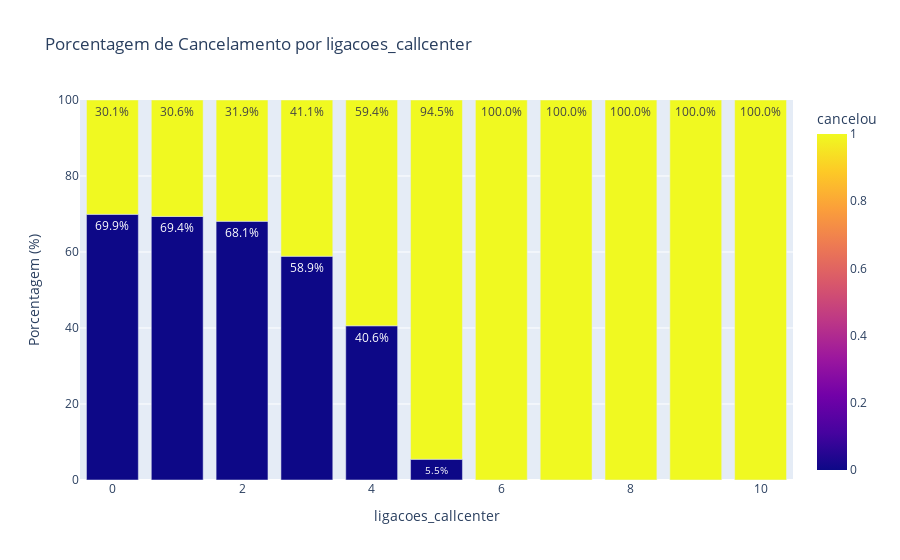
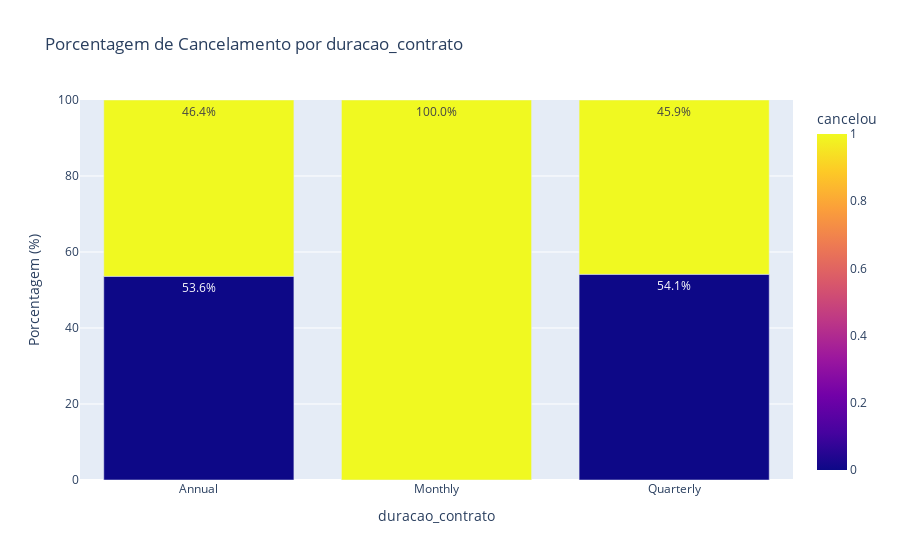
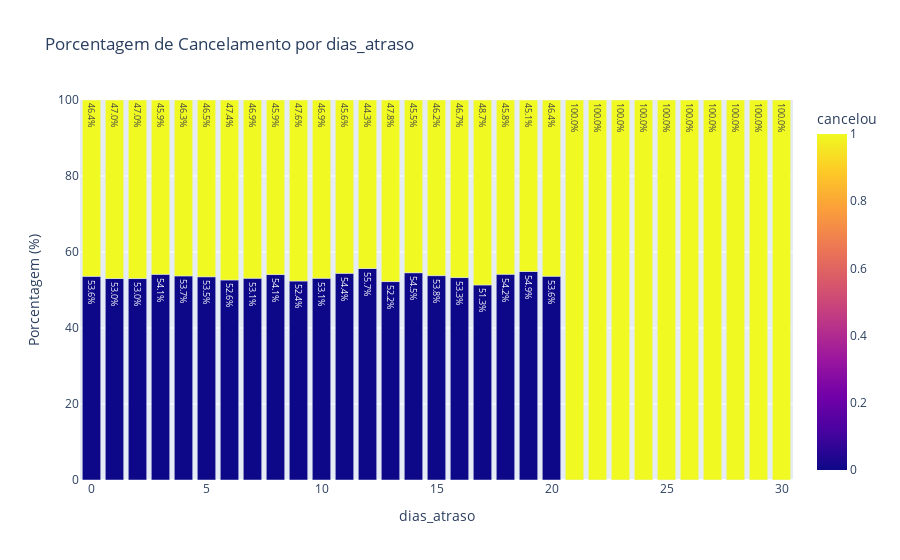

Here is the notebook cell these charts were saved with, in order:
### Code cell
for coluna in colunas_criticas:
    
    # Criamos uma tabela de frequências (Crosstab)
    df_temp = data.groupby([coluna, 'cancelou']).size().reset_index(name='contagem')
    
    # Calculamos a porcentagem dentro de cada grupo da coluna
    df_temp['porcentagem'] = df_temp.groupby(coluna)['contagem'].transform(lambda x: (x / x.sum()) * 100)

    fig = px.bar(
        df_temp, 
        x=coluna, 
        y='porcentagem', 
        color='cancelou',
        title=f'Porcentagem de Cancelamento por {coluna}',
        text=df_temp['porcentagem'].apply(lambda x: f'{x:.1f}%'),
        barmode='stack',
        color_discrete_map={0: 'blue', 1: 'red'}
    )
    
    fig.update_layout(yaxis_range=[0, 100], yaxis_title="Porcentagem (%)")
    fig.show()

### Figure 1 — Plotly figure (JSON) as saved in the notebook; plotly's stock layout.template omitted (floating-point values rounded to 4 significant figures)
{"data": [{"hovertemplate": "ligacoes_callcenter=%{x}<br>porcentagem=%{y}<br>text=%{text}<br>cancelou=%{marker.color}<extra></extra>", "legendgroup": "", "marker": {"color": [0.0, 1.0, 0.0, 1.0, 0.0, 1.0, 0.0, 1.0, 0.0, 1.0, 0.0, 1.0, 1.0, 1.0, 1.0, 1.0, 1.0], "coloraxis": "coloraxis", "pattern": {"shape": ""}}, "name": "", "orientation": "v", "showlegend": false, "text": ["69.9%", "30.1%", "69.4%", "30.6%", "68.1%", "31.9%", "58.9%", "41.1%", "40.6%", "59.4%", "5.5%", "94.5%", "100.0%", "100.0%", "100.0%", "100.0%", "100.0%"], "textposition": "auto", "type": "bar", "x": [0.0, 0.0, 1.0, 1.0, 2.0, 2.0, 3.0, 3.0, 4.0, 4.0, 5.0, 5.0, 6.0, 7.0, 8.0, 9.0, 10.0], "xaxis": "x", "y": [69.91, 30.09, 69.37, 30.63, 68.08, 31.92, 58.89, 41.11, 40.58, 59.42, 5.459, 94.54, 100.0, 100.0, 100.0, 100.0, 100.0], "yaxis": "y"}], "layout": {"barmode": "stack", "coloraxis": {"colorbar": {"title": {"text": "cancelou"}}, "colorscale": [[0, "#0d0887"], [0.1111, "#46039f"], [0.2222, "#7201a8"], [0.3333, "#9c179e"], [0.4444, "#bd3786"], [0.5556, "#d8576b"], [0.6667, "#ed7953"], [0.7778, "#fb9f3a"], [0.8889, "#fdca26"], [1, "#f0f921"]]}, "legend": {"tracegroupgap": 0}, "title": {"text": "Porcentagem de Cancelamento por ligacoes_callcenter"}, "xaxis": {"anchor": "y", "domain": [0, 1], "title": {"text": "ligacoes_callcenter"}}, "yaxis": {"anchor": "x", "domain": [0, 1], "range": [0, 100], "title": {"text": "Porcentagem (%)"}}}}

### Figure 2 — Plotly figure (JSON) as saved in the notebook; plotly's stock layout.template omitted (floating-point values rounded to 4 significant figures)
{"data": [{"hovertemplate": "duracao_contrato=%{x}<br>porcentagem=%{y}<br>text=%{text}<br>cancelou=%{marker.color}<extra></extra>", "legendgroup": "", "marker": {"color": [0.0, 1.0, 1.0, 0.0, 1.0], "coloraxis": "coloraxis", "pattern": {"shape": ""}}, "name": "", "orientation": "v", "showlegend": false, "text": ["53.6%", "46.4%", "100.0%", "54.1%", "45.9%"], "textposition": "auto", "type": "bar", "x": ["Annual", "Annual", "Monthly", "Quarterly", "Quarterly"], "xaxis": "x", "y": [53.59, 46.41, 100.0, 54.12, 45.88], "yaxis": "y"}], "layout": {"barmode": "stack", "coloraxis": {"colorbar": {"title": {"text": "cancelou"}}, "colorscale": [[0, "#0d0887"], [0.1111, "#46039f"], [0.2222, "#7201a8"], [0.3333, "#9c179e"], [0.4444, "#bd3786"], [0.5556, "#d8576b"], [0.6667, "#ed7953"], [0.7778, "#fb9f3a"], [0.8889, "#fdca26"], [1, "#f0f921"]]}, "legend": {"tracegroupgap": 0}, "title": {"text": "Porcentagem de Cancelamento por duracao_contrato"}, "xaxis": {"anchor": "y", "domain": [0, 1], "title": {"text": "duracao_contrato"}}, "yaxis": {"anchor": "x", "domain": [0, 1], "range": [0, 100], "title": {"text": "Porcentagem (%)"}}}}

### Figure 3 — Plotly figure (JSON) as saved in the notebook; plotly's stock layout.template omitted (floating-point values rounded to 4 significant figures)
{"data": [{"hovertemplate": "dias_atraso=%{x}<br>porcentagem=%{y}<br>text=%{text}<br>cancelou=%{marker.color}<extra></extra>", "legendgroup": "", "marker": {"color": [0.0, 1.0, 0.0, 1.0, 0.0, 1.0, 0.0, 1.0, 0.0, 1.0, 0.0, 1.0, 0.0, 1.0, 0.0, 1.0, 0.0, 1.0, 0.0, 1.0, 0.0, 1.0, 0.0, 1.0, 0.0, 1.0, 0.0, 1.0, 0.0, 1.0, 0.0, 1.0, 0.0, 1.0, 0.0, 1.0, 0.0, 1.0, 0.0, 1.0, 0.0, 1.0, 1.0, 1.0, 1.0, 1.0, 1.0, 1.0, 1.0, 1.0, 1.0, 1.0], "coloraxis": "coloraxis", "pattern": {"shape": ""}}, "name": "", "orientation": "v", "showlegend": false, "text": ["53.6%", "46.4%", "53.0%", "47.0%", "53.0%", "47.0%", "54.1%", "45.9%", "53.7%", "46.3%", "53.5%", "46.5%", "52.6%", "47.4%", "53.1%", "46.9%", "54.1%", "45.9%", "52.4%", "47.6%", "53.1%", "46.9%", "54.4%", "45.6%", "55.7%", "44.3%", "52.2%", "47.8%", "54.5%", "45.5%", "53.8%", "46.2%", "53.3%", "46.7%", "51.3%", "48.7%", "54.2%", "45.8%", "54.9%", "45.1%", "53.6%", "46.4%", "100.0%", "100.0%", "100.0%", "100.0%", "100.0%", "100.0%", "100.0%", "100.0%", "100.0%", "100.0%"], "textposition": "auto", "type": "bar", "x": [0.0, 0.0, 1.0, 1.0, 2.0, 2.0, 3.0, 3.0, 4.0, 4.0, 5.0, 5.0, 6.0, 6.0, 7.0, 7.0, 8.0, 8.0, 9.0, 9.0, 10.0, 10.0, 11.0, 11.0, 12.0, 12.0, 13.0, 13.0, 14.0, 14.0, 15.0, 15.0, 16.0, 16.0, 17.0, 17.0, 18.0, 18.0, 19.0, 19.0, 20.0, 20.0, 21.0, 22.0, 23.0, 24.0, 25.0, 26.0, 27.0, 28.0, 29.0, 30.0], "xaxis": "x", "y": [53.59, 46.41, 53.03, 46.97, 53.02, 46.98, 54.12, 45.88, 53.72, 46.28, 53.49, 46.51, 52.64, 47.36, 53.11, 46.89, 54.07, 45.93, 52.36, 47.64, 53.1, 46.9, 54.39, 45.61, 55.66, 44.34, 52.22, 47.78, 54.55, 45.45, 53.78, 46.22, 53.28, 46.72, 51.33, 48.67, 54.16, 45.84, 54.87, 45.13, 53.63, 46.37, 100.0, 100.0, 100.0, 100.0, 100.0, 100.0, 100.0, 100.0, 100.0, 100.0], "yaxis": "y"}], "layout": {"barmode": "stack", "coloraxis": {"colorbar": {"title": {"text": "cancelou"}}, "colorscale": [[0, "#0d0887"], [0.1111, "#46039f"], [0.2222, "#7201a8"], [0.3333, "#9c179e"], [0.4444, "#bd3786"], [0.5556, "#d8576b"], [0.6667, "#ed7953"], [0.7778, "#fb9f3a"], [0.8889, "#fdca26"], [1, "#f0f921"]]}, "legend": {"tracegroupgap": 0}, "title": {"text": "Porcentagem de Cancelamento por dias_atraso"}, "xaxis": {"anchor": "y", "domain": [0, 1], "title": {"text": "dias_atraso"}}, "yaxis": {"anchor": "x", "domain": [0, 1], "range": [0, 100], "title": {"text": "Porcentagem (%)"}}}}
